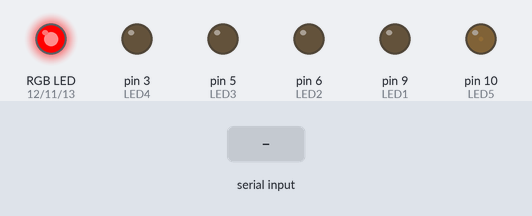
Recording of a sketch running on a simulated Arduino Mega 2560, built with avr-gcc and run on an emulated ATmega2560. On the bench: an RGB LED mixed from three pins (HIGH = lit), output pins drawn as LEDs (lit = HIGH). The inputs (shaded band) are chosen by the test bench. What the sketch prints to the serial monitor is not drawn.

Above: at 1.5 s.
1.6 s: "2\n" received over Serial
At 5.9 s:
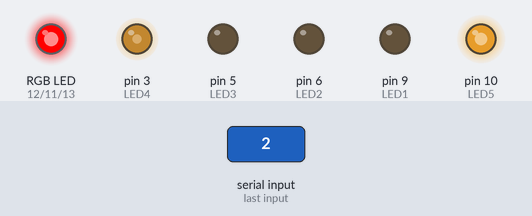
Timing chart, 0 to 7.4 s (numbered marks = the images above; inputs shaded):
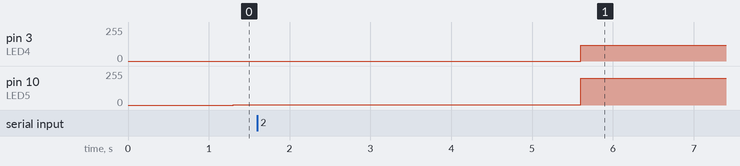

Measured:
- after the input at 1.6 s, pin 3 (LED4): 0/255 → 120/255 after 4.0 s

The sketch:

lit.ino
```cpp
#include <NewPing.h>
#define TRIGGER_PIN 4 // Atmega 328 pin 6
#define ECHO_PIN 4 // Atmega 328 pin 6
#define MAX_DISTANCE 200

// SED LED pins
#define LDR A0
#define LED1 9 // Atmega 328 pin 15
#define LED2 6 // Atmega 328 pin 12
#define LED3 5 // Atmega 328 pin 11
#define LED4 3 // Atmega 328 pin 5
#define LED5 10 // Atmega 328 pin 16

#define LEDR 12 // Atmega 328 pin 18
#define LEDG 11 // Atmega 328 pin 17
#define LEDB 13 // Atmega pin 19

// Settings
// LDR: This will set min and max points of measurement based on the hardware.
#define LDR_min 100 // Set minimum(lowest) value for the LDR reading
#define LDR_max 1000 // Set the maximum (highest) value for the LDR reading

// LEDs: set minimum (visible or low intensity) and maximum intensity(range: 0-255)
#define LED_off 0   // off
#define LED_min 20  // The lowest ON state of the LED
#define LED_max 255 // Set the maximum intensity for the LEDs (max - 255)
#define LED_med 120 // Set medium intensity
#define LED_med_high 200 // Set medium high intensity

// Set position distances
#define position0_min 15 // set the min position of the intial state (before the green led turns ON)
#define position0_max 30 // max
#define position1_min 50
#define position1_max 60
#define position2_min 40
#define position2_max 50
#define position3_min 30
#define position3_max 40
#define position4_min 20
#define position4_max 30
#define position5_min 10
#define position5_max 20
#define position6_min 0
#define position6_max 10
#define green_timer 3000 // set the time to turn the green LED in mS default = 3000ms = 3 seconds
#define off_time 10000 // Set the timer for rutning the leds off
#define led_delay 0
NewPing sonar(TRIGGER_PIN, ECHO_PIN, MAX_DISTANCE);

boolean movement_detected = false; // This value tells if any movement is detected, if detected it will go to the next operation
boolean green_light_process = false; // This value will tells that we are in the process when the RGB is green
boolean initial_process = false; // For the initial process when red light and LDR are used
boolean off_state = false; // shows off state of the leds
signed int distance = 0;
long unsigned int timer = 0, timer_off=0;
unsigned int pingSpeed = 50;
unsigned long pingTimer;
long green_process_timer=0;

// LED States to control the dimming
byte led1_prev, led1_next,
led2_prev, led2_next,
led3_prev, led3_next,
led4_prev, led4_next,
led5_prev, led5_next,
led6_prev, led6_next,
led7_prev, led7_next,
led8_prev, led8_next,
led9_prev, led9_next;

int LEDS[] = {LED1,LED2,LED3,LED4,LED5};
int LEDS_VALS[] = {0,0,0,0,0};
int LED_INTERVAL = 1;
int LED_CONSTANT = 0;
int LED_DIRECTIONS[] = {0,0,0,0,0};

int targets[] = {0,0,0,0,0};

int keyboardTarget[] = {LED_max,LED_med,LED_off,LED_off,LED_off};
// int paperTarget[] = {0,0,0,50,50,50,0,0,0};
// int detailTarget[] = {0,0,0,50,50,50,0,0,0};
// int socialTarget[] = {0,0,0,50,50,50,0,0,0};

int mode_1[] = { LED_off, LED_off, LED_off, LED_off, LED_max};
int mode_2[] = { LED_off, LED_off, LED_off, LED_med, LED_med_high};
int mode_3[] = { LED_off, LED_off, LED_off, LED_min, LED_med};
int mode_4[] = { LED_off, LED_off, LED_min, LED_med, LED_med};
int mode_5[] = { LED_off, LED_min, LED_min, LED_min, LED_min};
int mode_6[] = { LED_min, LED_min, LED_min, LED_min, LED_min};
int mode_off[] = { LED_off, LED_off, LED_off, LED_off, LED_off};


int state   = 0; // off = 0 idle = 10 booting = 100 on = 1000 customization = 5000
int medium  = 0; // off = 0 keyboard = 1 paper = 2 detail = 3 social = 4
int angle   = 0; // TODO -- get these values

int time_customize_up   = 0;
int time_customize_on   = 0;
int time_customize_down = 0;
int time_transition_to  = 4000; //time used to change to new state
int time_b_up   = 4000;  //time needed to boot up
int time_b_down = 0;  //time needed to boot down
int time_wake   = 0;  //time interval to wake
int time_sleep  = 0;  //time interval until sleep
int chronos = 0;      //time tracker
int chronosS = 0;     //start time tracker
int chronosI = 0;     //time tracker interval

int serializedMessage = -1;

void setup() {
  Serial.begin(9600);

  pinMode(LED1, OUTPUT);
  pinMode(LED2, OUTPUT);
  pinMode(LED3, OUTPUT);
  pinMode(LED4, OUTPUT);
  pinMode(LED5, OUTPUT);

  pinMode(LEDR, OUTPUT);
  pinMode(LEDG, OUTPUT);
  pinMode(LEDB, OUTPUT);

  digitalWrite(LEDG, LOW); // Turn OFF RGB GREEN
  digitalWrite(LEDR, HIGH); // Turn ON RGB RED

  pingTimer = millis();

  if (state == 0){ setLEDS(LED_min); }
  //setting medium to 1
  medium = 1;
  offLights();
  establishContact();
}
void establishContact() {
  if (Serial.available() <= 0) {
    Serial.print('A');   // send a capital A
    delay(300);
  }
}
void loop(){
  updateLights();
  displayLights();
  stateDriver();
  serialListener();
}

void serialListener(){
  if (Serial.available() <= 0) {
    int temp = Serial.parseInt();
    if ((temp >= 1) && (temp <= 6) && (temp != serializedMessage)){
      serializedMessage = temp;
      state += 1;
    }
  }
}

void stateDriver(){
  if (state == 0){
    transition(medium, time_b_up, 100); //boot up
  } else if ((state % 10) == 1) {
    Serial.print('-');
    transition(serializedMessage, time_transition_to, 100);
    Serial.print(serializedMessage);
  }
  else {
      //nothing
    Serial.print('0');
  }
}

void transition(int m, int t, int s){
  setMediums(m);
  state = s;
  chronos = t;
  chronosS = millis();
}

void bootDown(){
  memcpy(targets, mode_off, sizeof(targets));
  setDirection();
  state = 1000;
  chronos = time_b_down;
  chronosS = millis();
}

void setMediums(int m){ //more mediumds needed
  switch(m){
    case 1:
      memcpy(targets, mode_1, sizeof(targets));
      break;
    case 2:
      memcpy(targets, mode_2, sizeof(targets));
      break;
    case 3:
      memcpy(targets, mode_3, sizeof(targets));
      break;
    case 4:
      memcpy(targets, mode_4, sizeof(targets));
      break;
    case 5:
      memcpy(targets, mode_5, sizeof(targets));
      break;
    case 6:
      memcpy(targets, mode_6, sizeof(targets));
      break;
  }
  setDirection();
}

void setDirection(){
  for(int i = 0; i < 5; i++){
    if (targets[i] > LEDS_VALS[i]){
      LED_DIRECTIONS[i] = 1;
    } else if (targets[i] < LEDS_VALS[i]){
      LED_DIRECTIONS[i] = -1;
    } else {
      LED_DIRECTIONS[i] = 0;
    }
  }
}

void updateLights(){
  if (state == 0) { return; }

  long currentMillis = millis();
  if ((currentMillis - chronosS) < chronos){
    for(int i = 0; i < 5; i++){
        int x = (LEDS_VALS[i] + (LED_CONSTANT * LED_INTERVAL * LED_DIRECTIONS[i]));
      if ( ((LED_DIRECTIONS[i] == 1 ) && (targets[i] < x)) || ((LED_DIRECTIONS[i] == -1 ) && (targets[i] > x)) ){ // bounding
        LEDS_VALS[i] = targets[i];
      } else {
        setLED(i, (LEDS_VALS[i] + (LED_INTERVAL * LED_DIRECTIONS[i])));
        // Serial.println(x);
      }
    }
  } else {
    for(int i = 0; i < 5; i++){
      setLED(i, targets[i]);
      state+= 5;      //increment all states by 5 to show currently in static mode
    }
  }
}

void displayLights(){ showLEDS(); }
void maxLights(){ setLEDS(LED_max); }
void medLights(){ setLEDS(LED_med); }
void medHighLights(){ setLEDS(LED_med_high); }
void minLights(){ setLEDS(LED_min); }
void offLights(){ setLEDS(LED_off); }
void showLEDS(){
  for(int i = 0; i < 5; i++){
    showLED(i);
  }
}
void showLED(int i){ analogWrite(LEDS[i], LEDS_VALS[i]); }
void setLEDS(int v){
  for(int i = 0; i < 5; i++){
   setLED(i,v);
  }
}
void setLED(int i, int v){ LEDS_VALS[i] = v; }
```
